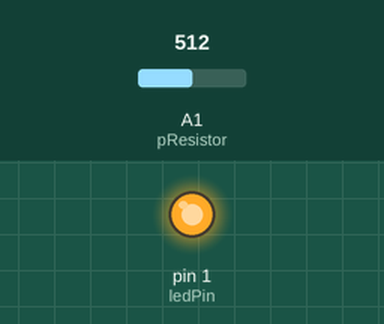
A sketch run on a simulated Arduino Uno, built with avr-gcc and run on an emulated ATmega328P. Parts: output pins drawn as LEDs (lit = HIGH). The inputs (shaded band) are chosen by the test bench; at power-on: A1 (pResistor) = 512.

Above: at 1.2 s.
1.3 s: A1 (pResistor) set to 526
At 2.5 s:
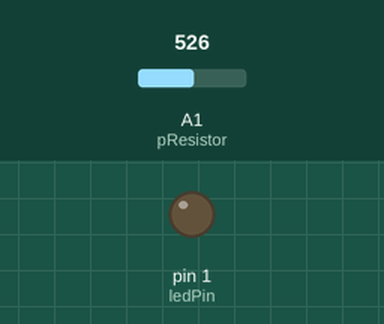
2.8 s: A1 (pResistor) set to 511
At 3.8 s:
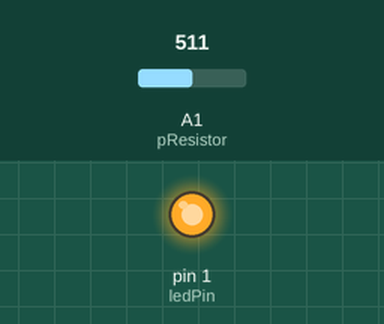
4.3 s: A1 (pResistor) set to 716
Timing chart, 0 to 7.3 s (numbered marks = the images above; inputs shaded):
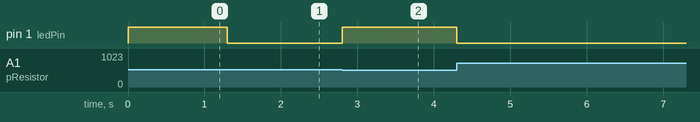

The sketch:

pettingzoo2.ino
```cpp
// ATcyclopus nocturnus is a cyclops who hides in his cave from the IRS, you can see his glowing blue eye blink when you look in the cave, but when you shine a light into his cave
// he will close his eye and hide

//Constants
const int pResistor = A1; // Photoresistor pin
const int ledPin=1;       // Led pin

//Variables
int lightVal = 0;  // Store value from photoresistor

int mapLight = 0;

// timer variables
unsigned long previousMillis = 0;
const long interval = 10000;

void setup(){

 pinMode(ledPin, OUTPUT);  // Set lepPin
 pinMode(pResistor, INPUT);// Set pResistor
}

void loop(){
  lightVal = analogRead(pResistor);

  squinting();
blinking();

}

void squinting(){ //function that makes the light dim when the photoresistor value goes up

    mapLight = map(lightVal, 0, 1023, 255, 0);
analogWrite(ledPin, mapLight);
}

void blinking(){ //function that makes the cyclops blink every so often

    unsigned long currentMillis = millis(); // timer declaration
    if (currentMillis - previousMillis >= interval) {
      // save the last time you blinked the LED
      previousMillis = currentMillis;

      // if the LED is off turn it on and vice-versa:

     analogWrite(ledPin, LOW);
     delay(75);
     analogWrite(ledPin, mapLight);
    }

}
```

Measured:
- the behaviour switches between 513 and 514 on A1 (pResistor) (found by bisection; images 0 and 1)
- after the input at 1.3 s, pin 1 (ledPin): HIGH → LOW at once
- after the input at 2.8 s, pin 1 (ledPin): LOW → HIGH at once
